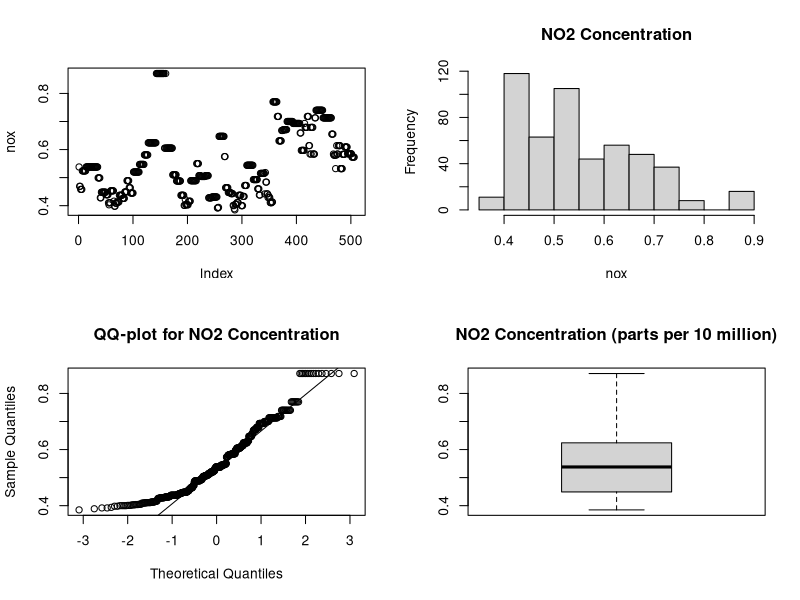

R code for this plot:
#Homework 4
#Due February 22, 2016

library(MASS)
attach(Boston)

# 1.	Conduct the appropriate test (depending on whether or 
# not the assumptions are met) to see if the average nitrogen 
# oxide is equal to 0.5.
#nox = nitrogen oxide concentration (parts per 10 million)

#First, I'm going to take a look at the data
summary(nox)

#Summary statistics did not tell me much.
#Now generating residual plots.
par(mfrow=c(2,2))
plot(nox)
hist(nox, main= "NO2 Concentration")
qqnorm(nox, main = "QQ-plot for NO2 Concentration")
qqline(nox)
boxplot(nox, main="NO2 Concentration (parts per 10 million)")
dev.off()

#Performing a Shapiro test of normality to confirm that data do not
#form a normal distribution:
shapiro.test(nox)

#t-test assumption of normality is not met. Using Wilcoxon signed rank 
# test instead to test if the average nitrogen oxide is equal to 0.5

wilcox.test(nox, mu=0.5)
